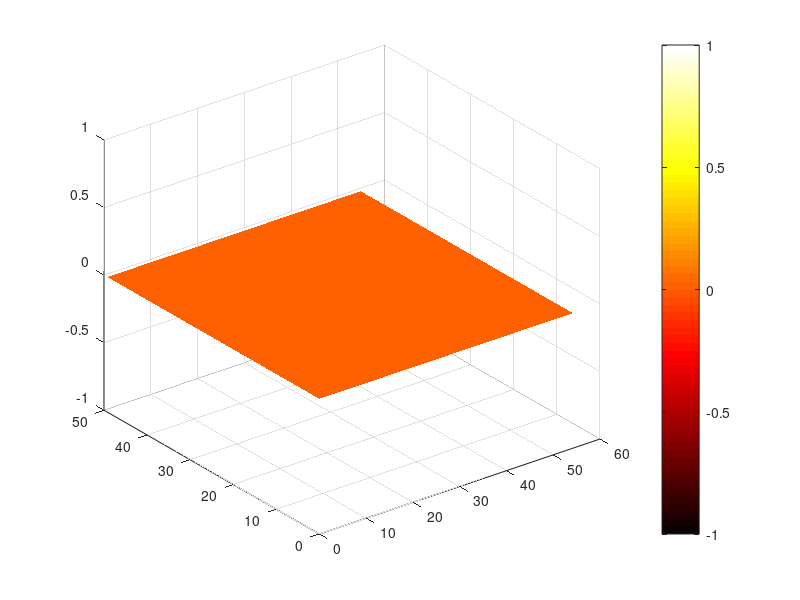

Here is the MATLAB script that generated this plot: (Note: this script raises an error after producing the figure.)
clear;clc; close all;
% find p1,p2,p3,p4
p1=[466.06, -4.43, 214.42]';
p2=[466.06, 49.76, 214.42]';
p3=[416.838, 49.76, 214.42]';
p4=[416.838, -4.43, 214.42]';
%%
% find z_mean
centroid=mean([p1,p2,p3,p4]')';
zmean=centroid(3);

%find zmax,zmin
zmax=zmean+20;%assuming units are in mm
zmin=zmean-5;

% Loop starts
[l,indx1]=min([norm(p2(1:2)-p1(1:2)),norm(p3(1:2)-p4(1:2))]);
[b,indx2]=min([norm(p4(1:2)-p1(1:2)),norm(p3(1:2)-p2(1:2))]);

ldir=p2(1:2)-p1(1:2);

ldir=ldir/norm(ldir);

bdir=p4(1:2)-p1(1:2);

bdir=bdir/norm(bdir);

result=[];

% add plot function
num_intervals=15;

x=0:l/num_intervals:l;
y=0:b/num_intervals:b;
[X,Y]=meshgrid(x,y);
Z=0*X;
figure
axis equal;
h1=surf(X,Y,Z);
shading interp
colormap hot;
colorbar
for ii=1:100
    % find P
    lambda1=randi([1,num_intervals]);
    lambda2=randi([1,num_intervals]);
    p=p1(1:2)+lambda1*l/num_intervals*ldir+lambda2*b/num_intervals*bdir;
    
    
    flag1=moveFoxbotCartesianAbs([p(1) p(2) zmax]);
    if flag1==1
        flag2=moveFoxbotCartesianAbs([p(1) p(2) zmin]);
    end
    %sense force
    force=0;
    if flag2==1
        force=getforce;
    end
    %sense stiffness=force/(zmin-zmean)
    stiffness=abs(force)/(zmean-zmin);
    Z(lambda2,lambda1)=stiffness;
    
    %save result{i}=[px,py,stiffness]
    result{ii}=[lambda1,lambda2,stiffness];
    
    
    %Update plot with new stiffness
    
    h1.CData=Z;
    axis equal;
    moveFoxbotCartesianAbs([p(1) p(2) zmax]);
    %Loop ends
end


save expt_results.mat result p1 p2 p3 p4 zmin zmax
%%
% after you finish reading, send a <cr> to
